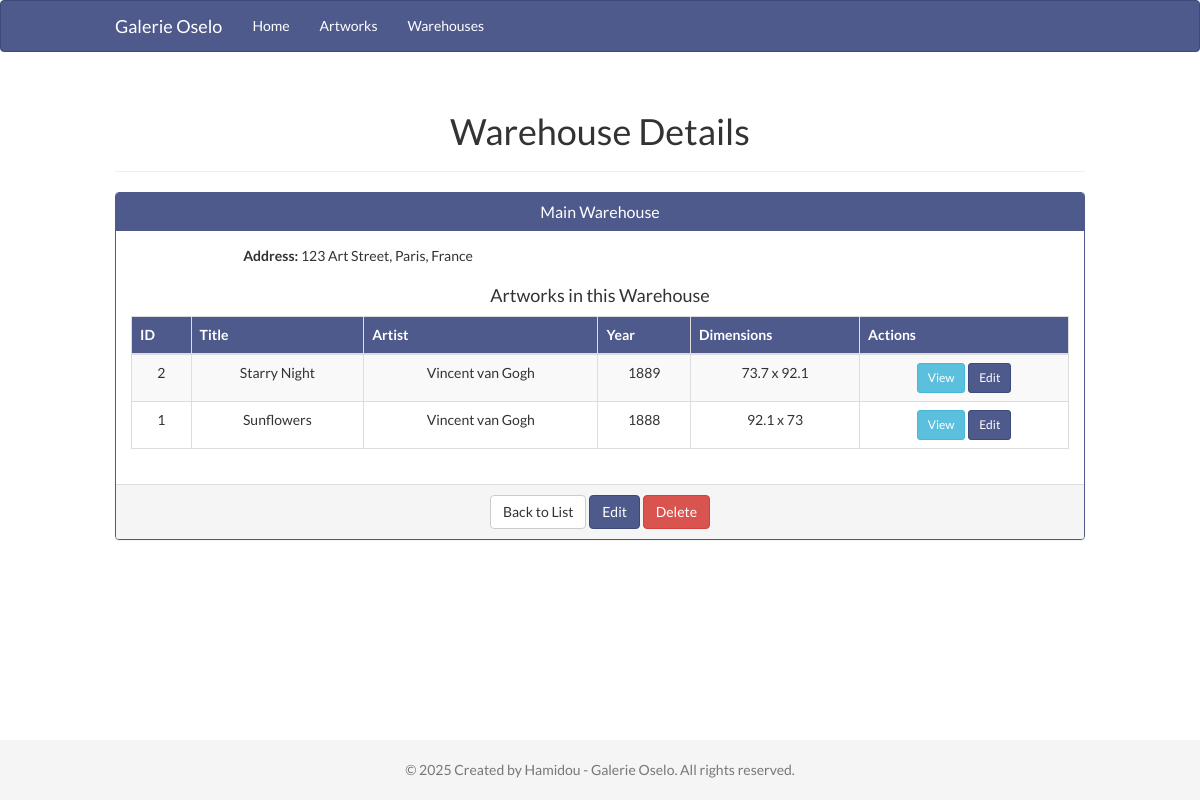
The app's page /views/warehouses/show.php?id=1 with its own data.
### tables this page shows
CREATE TABLE warehouses (
    id INT AUTO_INCREMENT PRIMARY KEY,
    name VARCHAR(255) NOT NULL,
    address TEXT,
    created_at TIMESTAMP DEFAULT CURRENT_TIMESTAMP,
    updated_at TIMESTAMP DEFAULT CURRENT_TIMESTAMP ON UPDATE CURRENT_TIMESTAMP
);

CREATE TABLE artworks (
    id INT AUTO_INCREMENT PRIMARY KEY,
    title VARCHAR(255) NOT NULL,
    year INT,
    artist_name VARCHAR(255),
    width FLOAT,
    height FLOAT,
    warehouse_id INT,
    created_at TIMESTAMP DEFAULT CURRENT_TIMESTAMP,
    updated_at TIMESTAMP DEFAULT CURRENT_TIMESTAMP ON UPDATE CURRENT_TIMESTAMP,
    FOREIGN KEY (warehouse_id) REFERENCES warehouses(id) ON DELETE SET NULL
);

### config/database.php (called while the page is built, shortened)
<?php
class Database {
    private $host = "localhost";
    private $db_name = "galerie_oselo";
    private $username = "root";
    private $password = "";
    public function getConnection() {
        $this->conn = null;
        try {
            $this->conn = new PDO("mysql:host=" . $this->host . ";dbname=" . $this->db_name, $this->username, $this->password);
            $this->conn->setAttribute(PDO::ATTR_ERRMODE, PDO::ERRMODE_EXCEPTION);
            $this->conn->exec("set names utf8");
        } catch(PDOException $exception) {
            echo "Connection error: " . $exception->getMessage();
        }
        return $this->conn;
    }
}
?>

### models/Warehouse.php (called while the page is built, shortened)
<?php
class Warehouse {
    private $conn;
    private $table_name = "warehouses";
    public $id;
    public function __construct($db) {
        $this->conn = $db;
    }
    public function readOne() {
        $query = "SELECT w.id, w.name, w.address, w.created_at, w.updated_at
                  FROM " . $this->table_name . " w
                  WHERE w.id = ?
                  LIMIT 0,1";
        $stmt = $this->conn->prepare($query);
        $stmt->bindParam(1, $this->id);
        $stmt->execute();
        $row = $stmt->fetch(PDO::FETCH_ASSOC);
        if($row) {
            $this->name = $row['name'];
            $this->address = $row['address'];
            return true;
        }
        return false;
    }
}
?>

### models/Artwork.php (called while the page is built, shortened)
<?php
class Artwork {
    private $conn;
    private $table_name = "artworks";
    public function __construct($db) {
        $this->conn = $db;
    }
    public function readByWarehouse($warehouse_id) {
        $query = "SELECT a.id, a.title, a.year, a.artist_name, a.width, a.height,
                  a.warehouse_id, a.created_at, a.updated_at
                  FROM " . $this->table_name . " a
                  WHERE a.warehouse_id = ?
                  ORDER BY a.id DESC";
        $stmt = $this->conn->prepare($query);
        $stmt->bindParam(1, $warehouse_id);
        $stmt->execute();
        return $stmt;
    }
}
?>

### controllers/WarehouseController.php (the view, shortened to what this page needs)
<?php
include_once '../../config/database.php';
include_once '../../models/Warehouse.php';
include_once '../../models/Artwork.php';
class WarehouseController {
    private $warehouse;
    private $artwork;
    public function __construct() {
        $database = new Database();
        $this->db = $database->getConnection();
        $this->warehouse = new Warehouse($this->db);
        $this->artwork = new Artwork($this->db);
    }
    public function show($id) {
        $this->warehouse->id = $id;
        $this->warehouse->readOne();
        $artwork_stmt = $this->artwork->readByWarehouse($id);
        $artwork_count = $artwork_stmt->rowCount();
        include_once '../../includes/header.php';
        echo "<div class='container'>";
        echo "<div class='row'>";
        echo "<div class='col-md-12'>";
        echo "<div class='page-header'>";
        echo "<h1>Warehouse Details</h1>";
        echo "</div>";
        echo "<div class='panel panel-primary'>";
        echo "<div class='panel-heading'>";
        echo "<h3 class='panel-title'>{$this->warehouse->name}</h3>";
        echo "</div>";
        echo "<div class='panel-body'>";
        echo "<div class='row'>";
        echo "<div class='col-md-6'>";
        echo "<p><strong>Address:</strong> {$this->warehouse->address}</p>";
        echo "</div>";
        echo "</div>";
        echo "<h4>Artworks in this Warehouse</h4>";
        if($artwork_count > 0) {
            echo "<div class='table-responsive'>";
            echo "<table class='table table-striped table-bordered'>";
            echo "<thead>";
            echo "<tr>";
            echo "<th>ID</th>";
            echo "<th>Title</th>";
            echo "<th>Artist</th>";
            echo "<th>Year</th>";
            echo "<th>Dimensions</th>";
            echo "<th>Actions</th>";
            echo "</tr>";
            echo "</thead>";
            echo "<tbody>";
            while($row = $artwork_stmt->fetch(PDO::FETCH_ASSOC)) {
                extract($row);
                echo "<tr>";
                echo "<td>{$id}</td>";
                echo "<td>{$title}</td>";
                echo "<td>{$artist_name}</td>";
                echo "<td>{$year}</td>";
                echo "<td>{$width} x {$height}</td>";
                echo "<td>";
                echo "<a href='../artworks/show.php?id={$id}' class='btn btn-info btn-sm'>View</a> ";
                echo "<a href='../artworks/edit.php?id={$id}' class='btn btn-primary btn-sm'>Edit</a>";
                echo "</td>";
                echo "</tr>";
            }
            echo "</tbody>";
            echo "</table>";
            echo "</div>";
        } else {
            echo "<div class='alert alert-info'>No artworks in this warehouse.</div>";
        }
        echo "</div>";
        echo "<div class='panel-footer'>";
        echo "<a href='index.php' class='btn btn-default'>Back to List</a> ";
        echo "<a href='edit.php?id={$id}' class='btn btn-primary'>Edit</a> ";
        echo "<a href='#' onclick='deleteWarehouse({$id})' class='btn btn-danger'>Delete</a>";
        echo "</div>";
        echo "</div>";
        echo "</div>";
        echo "</div>";
        echo "</div>";
        $output = ob_get_clean();
        echo $output;
        include_once '../../includes/footer.php';
    }
}
?>

### assets/css/style.css (style rules this page uses)
body { font-family: 'Lato', sans-serif; background-color: #FFFFFF; color: #333333; padding-bottom: 0px; margin: 0; padding-top: 0px; padding-bottom: 70px; text-align: center; }
.btn-primary { background-color: #4E598C; border-color: #3D4979; }
.panel-primary { border-color: #4E598C; }
.panel-primary > .panel-heading { background-color: #4E598C; border-color: #4E598C; }
.table > thead > tr > th { background-color: #4E598C; color: #FFFFFF; }

### assets/css/responsive.css (style rules this page uses)
@media (min-width: 1200px) { .container { padding: 0 100px; } }

### records on screen
warehouses: name "Main Warehouse", address "123 Art Street, Paris, France"
artworks: id "2", title "Starry Night", artist_name "Vincent van Gogh", year "1889", width "73.7", height "92.1"
artworks: id "1", title "Sunflowers", artist_name "Vincent van Gogh", year "1888", width "92.1", height "73"
